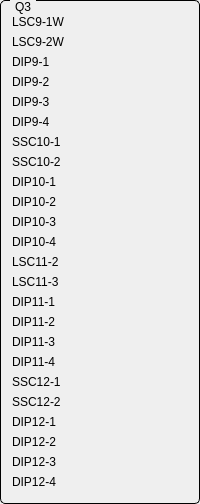
     <widget class="QGroupBox" name="groupBox_3">
      <property name="styleSheet">
       <string notr="true">QGroupBox {
    border: 1px solid black;
    border-radius: 5px;
    margin-top: 0.5em;
}

QGroupBox::title {
    subcontrol-origin: margin;
    left: 10px;
    padding: 0 3px 0 3px;
}</string>
      </property>
      <property name="title">
       <string>Q3</string>
      </property>
      <layout class="QHBoxLayout" name="horizontalLayout_3" stretch="0,1">
       <property name="spacing">
        <number>0</number>
       </property>
       <item>
        <layout class="QVBoxLayout" name="verticalLayout_3">
         <property name="spacing">
          <number>0</number>
         </property>
         <item>
          <widget class="QLabel" name="label_27">
           <property name="sizePolicy">
            <sizepolicy hsizetype="MinimumExpanding" vsizetype="Fixed">
             <horstretch>0</horstretch>
             <verstretch>0</verstretch>
            </sizepolicy>
           </property>
           <property name="minimumSize">
            <size>
             <width>70</width>
             <height>20</height>
            </size>
           </property>
           <property name="maximumSize">
            <size>
             <width>16777215</width>
             <height>20</height>
            </size>
           </property>
           <property name="text">
            <string>LSC9-1W</string>
           </property>
          </widget>
         </item>
         <item>
          <widget class="QLabel" name="label_28">
           <property name="sizePolicy">
            <sizepolicy hsizetype="MinimumExpanding" vsizetype="Fixed">
             <horstretch>0</horstretch>
             <verstretch>0</verstretch>
            </sizepolicy>
           </property>
           <property name="minimumSize">
            <size>
             <width>70</width>
             <height>20</height>
            </size>
           </property>
           <property name="maximumSize">
            <size>
             <width>16777215</width>
             <height>20</height>
            </size>
           </property>
           <property name="text">
            <string>LSC9-2W</string>
           </property>
          </widget>
         </item>
         <item>
          <widget class="QLabel" name="label_30">
           <property name="sizePolicy">
            <sizepolicy hsizetype="MinimumExpanding" vsizetype="Fixed">
             <horstretch>0</horstretch>
             <verstretch>0</verstretch>
            </sizepolicy>
           </property>
           <property name="minimumSize">
            <size>
             <width>70</width>
             <height>20</height>
            </size>
           </property>
           <property name="maximumSize">
            <size>
             <width>16777215</width>
             <height>20</height>
            </size>
           </property>
           <property name="text">
            <string>DIP9-1</string>
           </property>
          </widget>
         </item>
         <item>
          <widget class="QLabel" name="label_31">
           <property name="sizePolicy">
            <sizepolicy hsizetype="MinimumExpanding" vsizetype="Fixed">
             <horstretch>0</horstretch>
             <verstretch>0</verstretch>
            </sizepolicy>
           </property>
           <property name="minimumSize">
            <size>
             <width>70</width>
             <height>20</height>
            </size>
           </property>
           <property name="maximumSize">
            <size>
             <width>16777215</width>
             <height>20</height>
            </size>
           </property>
           <property name="text">
            <string>DIP9-2</string>
           </property>
          </widget>
         </item>
         <item>
          <widget class="QLabel" name="label_32">
           <property name="sizePolicy">
            <sizepolicy hsizetype="MinimumExpanding" vsizetype="Fixed">
             <horstretch>0</horstretch>
             <verstretch>0</verstretch>
            </sizepolicy>
           </property>
           <property name="minimumSize">
            <size>
             <width>70</width>
             <height>20</height>
            </size>
           </property>
           <property name="maximumSize">
            <size>
             <width>16777215</width>
             <height>20</height>
            </size>
           </property>
           <property name="text">
            <string>DIP9-3</string>
           </property>
          </widget>
         </item>
         <item>
          <widget class="QLabel" name="label_33">
           <property name="sizePolicy">
            <sizepolicy hsizetype="MinimumExpanding" vsizetype="Fixed">
             <horstretch>0</horstretch>
             <verstretch>0</verstretch>
            </sizepolicy>
           </property>
           <property name="minimumSize">
            <size>
             <width>70</width>
             <height>20</height>
            </size>
           </property>
           <property name="maximumSize">
            <size>
             <width>16777215</width>
             <height>20</height>
            </size>
           </property>
           <property name="text">
            <string>DIP9-4</string>
           </property>
          </widget>
         </item>
         <item>
          <widget class="QLabel" name="label_54">
           <property name="sizePolicy">
            <sizepolicy hsizetype="MinimumExpanding" vsizetype="Fixed">
             <horstretch>0</horstretch>
             <verstretch>0</verstretch>
            </sizepolicy>
           </property>
           <property name="minimumSize">
            <size>
             <width>70</width>
             <height>20</height>
            </size>
           </property>
           <property name="maximumSize">
            <size>
             <width>16777215</width>
             <height>20</height>
            </size>
           </property>
           <property name="text">
            <string>SSC10-1</string>
           </property>
          </widget>
         </item>
         <item>
          <widget class="QLabel" name="label_55">
           <property name="sizePolicy">
            <sizepolicy hsizetype="MinimumExpanding" vsizetype="Fixed">
             <horstretch>0</horstretch>
             <verstretch>0</verstretch>
            </sizepolicy>
           </property>
           <property name="minimumSize">
            <size>
             <width>70</width>
             <height>20</height>
            </size>
           </property>
           <property name="maximumSize">
            <size>
             <width>16777215</width>
             <height>20</height>
            </size>
           </property>
           <property name="text">
            <string>SSC10-2</string>
           </property>
          </widget>
         </item>
         <item>
          <widget class="QLabel" name="label_56">
           <property name="sizePolicy">
            <sizepolicy hsizetype="MinimumExpanding" vsizetype="Fixed">
             <horstretch>0</horstretch>
             <verstretch>0</verstretch>
            </sizepolicy>
           </property>
           <property name="minimumSize">
            <size>
             <width>70</width>
             <height>20</height>
            </size>
           </property>
           <property name="maximumSize">
            <size>
             <width>16777215</width>
             <height>20</height>
            </size>
           </property>
           <property name="text">
            <string>DIP10-1</string>
           </property>
          </widget>
         </item>
         <item>
          <widget class="QLabel" name="label_57">
           <property name="sizePolicy">
            <sizepolicy hsizetype="MinimumExpanding" vsizetype="Fixed">
             <horstretch>0</horstretch>
             <verstretch>0</verstretch>
            </sizepolicy>
           </property>
           <property name="minimumSize">
            <size>
             <width>70</width>
             <height>20</height>
            </size>
           </property>
           <property name="maximumSize">
            <size>
             <width>16777215</width>
             <height>20</height>
            </size>
           </property>
           <property name="text">
            <string>DIP10-2</string>
           </property>
          </widget>
         </item>
         <item>
          <widget class="QLabel" name="label_65">
           <property name="sizePolicy">
            <sizepolicy hsizetype="MinimumExpanding" vsizetype="Fixed">
             <horstretch>0</horstretch>
             <verstretch>0</verstretch>
            </sizepolicy>
           </property>
           <property name="minimumSize">
            <size>
             <width>70</width>
             <height>20</height>
            </size>
           </property>
           <property name="maximumSize">
            <size>
             <width>16777215</width>
             <height>20</height>
            </size>
           </property>
           <property name="text">
            <string>DIP10-3</string>
           </property>
          </widget>
         </item>
         <item>
          <widget class="QLabel" name="label_64">
           <property name="sizePolicy">
            <sizepolicy hsizetype="MinimumExpanding" vsizetype="Fixed">
             <horstretch>0</horstretch>
             <verstretch>0</verstretch>
            </sizepolicy>
           </property>
           <property name="minimumSize">
            <size>
             <width>70</width>
             <height>20</height>
            </size>
           </property>
           <property name="maximumSize">
            <size>
             <width>16777215</width>
             <height>20</height>
            </size>
           </property>
           <property name="text">
            <string>DIP10-4</string>
           </property>
          </widget>
         </item>
         <item>
          <widget class="QLabel" name="label_66">
           <property name="sizePolicy">
            <sizepolicy hsizetype="MinimumExpanding" vsizetype="Fixed">
             <horstretch>0</horstretch>
             <verstretch>0</verstretch>
            </sizepolicy>
           </property>
           <property name="minimumSize">
            <size>
             <width>70</width>
             <height>20</height>
            </size>
           </property>
           <property name="maximumSize">
            <size>
             <width>16777215</width>
             <height>20</height>
            </size>
           </property>
           <property name="text">
            <string>LSC11-2</string>
           </property>
          </widget>
         </item>
         <item>
          <widget class="QLabel" name="label_77">
           <property name="sizePolicy">
            <sizepolicy hsizetype="MinimumExpanding" vsizetype="Fixed">
             <horstretch>0</horstretch>
             <verstretch>0</verstretch>
            </sizepolicy>
           </property>
           <property name="minimumSize">
            <size>
             <width>70</width>
             <height>20</height>
            </size>
           </property>
           <property name="maximumSize">
            <size>
             <width>16777215</width>
             <height>20</height>
            </size>
           </property>
           <property name="text">
            <string>LSC11-3</string>
           </property>
          </widget>
         </item>
         <item>
          <widget class="QLabel" name="label_72">
           <property name="sizePolicy">
            <sizepolicy hsizetype="MinimumExpanding" vsizetype="Fixed">
             <horstretch>0</horstretch>
             <verstretch>0</verstretch>
            </sizepolicy>
           </property>
           <property name="minimumSize">
            <size>
             <width>70</width>
             <height>20</height>
            </size>
           </property>
           <property name="maximumSize">
            <size>
             <width>16777215</width>
             <height>20</height>
            </size>
           </property>
           <property name="text">
            <string>DIP11-1</string>
           </property>
          </widget>
         </item>
         <item>
          <widget class="QLabel" name="label_75">
           <property name="sizePolicy">
            <sizepolicy hsizetype="MinimumExpanding" vsizetype="Fixed">
             <horstretch>0</horstretch>
             <verstretch>0</verstretch>
            </sizepolicy>
           </property>
           <property name="minimumSize">
            <size>
             <width>70</width>
             <height>20</height>
            </size>
           </property>
           <property name="maximumSize">
            <size>
             <width>16777215</width>
             <height>20</height>
            </size>
           </property>
           <property name="text">
            <string>DIP11-2</string>
           </property>
          </widget>
         </item>
         <item>
          <widget class="QLabel" name="label_74">
           <property name="sizePolicy">
            <sizepolicy hsizetype="MinimumExpanding" vsizetype="Fixed">
             <horstretch>0</horstretch>
             <verstretch>0</verstretch>
            </sizepolicy>
           </property>
           <property name="minimumSize">
            <size>
             <width>70</width>
             <height>20</height>
            </size>
           </property>
           <property name="maximumSize">
            <size>
             <width>16777215</width>
             <height>20</height>
            </size>
           </property>
           <property name="text">
            <string>DIP11-3</string>
           </property>
          </widget>
         </item>
         <item>
          <widget class="QLabel" name="label_78">
           <property name="sizePolicy">
            <sizepolicy hsizetype="MinimumExpanding" vsizetype="Fixed">
             <horstretch>0</horstretch>
             <verstretch>0</verstretch>
            </sizepolicy>
           </property>
           <property name="minimumSize">
            <size>
             <width>70</width>
             <height>20</height>
            </size>
           </property>
           <property name="maximumSize">
            <size>
             <width>16777215</width>
             <height>20</height>
            </size>
           </property>
           <property name="text">
            <string>DIP11-4</string>
           </property>
          </widget>
         </item>
         <item>
          <widget class="QLabel" name="label_67">
           <property name="sizePolicy">
            <sizepolicy hsizetype="MinimumExpanding" vsizetype="Fixed">
             <horstretch>0</horstretch>
             <verstretch>0</verstretch>
            </sizepolicy>
           </property>
           <property name="minimumSize">
            <size>
             <width>70</width>
             <height>20</height>
            </size>
           </property>
           <property name="maximumSize">
            <size>
             <width>16777215</width>
             <height>20</height>
            </size>
           </property>
           <property name="text">
            <string>SSC12-1</string>
           </property>
          </widget>
         </item>
         <item>
          <widget class="QLabel" name="label_68">
           <property name="sizePolicy">
            <sizepolicy hsizetype="MinimumExpanding" vsizetype="Fixed">
             <horstretch>0</horstretch>
             <verstretch>0</verstretch>
            </sizepolicy>
           </property>
           <property name="minimumSize">
            <size>
             <width>70</width>
             <height>20</height>
            </size>
           </property>
           <property name="maximumSize">
            <size>
             <width>16777215</width>
             <height>20</height>
            </size>
           </property>
           <property name="text">
            <string>SSC12-2</string>
           </property>
          </widget>
         </item>
         <item>
          <widget class="QLabel" name="label_80">
           <property name="sizePolicy">
            <sizepolicy hsizetype="MinimumExpanding" vsizetype="Fixed">
             <horstretch>0</horstretch>
             <verstretch>0</verstretch>
            </sizepolicy>
           </property>
           <property name="minimumSize">
            <size>
             <width>70</width>
             <height>20</height>
            </size>
           </property>
           <property name="maximumSize">
            <size>
             <width>16777215</width>
             <height>20</height>
            </size>
           </property>
           <property name="text">
            <string>DIP12-1</string>
           </property>
          </widget>
         </item>
         <item>
          <widget class="QLabel" name="label_76">
           <property name="sizePolicy">
            <sizepolicy hsizetype="MinimumExpanding" vsizetype="Fixed">
             <horstretch>0</horstretch>
             <verstretch>0</verstretch>
            </sizepolicy>
           </property>
           <property name="minimumSize">
            <size>
             <width>70</width>
             <height>20</height>
            </size>
           </property>
           <property name="maximumSize">
            <size>
             <width>16777215</width>
             <height>20</height>
            </size>
           </property>
           <property name="text">
            <string>DIP12-2</string>
           </property>
          </widget>
         </item>
         <item>
          <widget class="QLabel" name="label_71">
           <property name="sizePolicy">
            <sizepolicy hsizetype="MinimumExpanding" vsizetype="Fixed">
             <horstretch>0</horstretch>
             <verstretch>0</verstretch>
            </sizepolicy>
           </property>
           <property name="minimumSize">
            <size>
             <width>70</width>
             <height>20</height>
            </size>
           </property>
           <property name="maximumSize">
            <size>
             <width>16777215</width>
             <height>20</height>
            </size>
           </property>
           <property name="text">
            <string>DIP12-3</string>
           </property>
          </widget>
         </item>
         <item>
          <widget class="QLabel" name="label_73">
           <property name="sizePolicy">
            <sizepolicy hsizetype="MinimumExpanding" vsizetype="Fixed">
             <horstretch>0</horstretch>
             <verstretch>0</verstretch>
            </sizepolicy>
           </property>
           <property name="minimumSize">
            <size>
             <width>70</width>
             <height>20</height>
            </size>
           </property>
           <property name="maximumSize">
            <size>
             <width>16777215</width>
             <height>20</height>
            </size>
           </property>
           <property name="text">
            <string>DIP12-4</string>
           </property>
          </widget>
         </item>
        </layout>
       </item>
       <item>
        <layout class="QVBoxLayout" name="ltQ3">
         <property name="spacing">
          <number>0</number>
         </property>
        </layout>
       </item>
      </layout>
     </widget>
